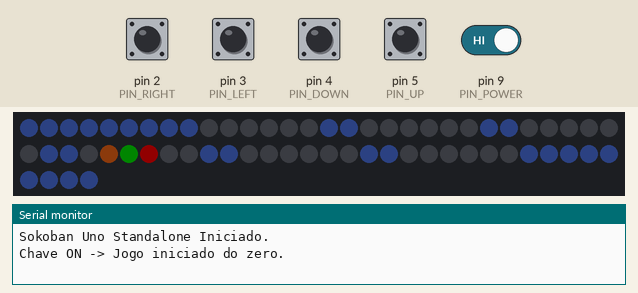
Simulated run of this sketch. Board: Arduino Uno, built with avr-gcc and run on an emulated ATmega328P. On the bench: 64 RGB LEDs in strip order, left to right, continuing on the next row, the last lines printed to the serial monitor. Inputs (shaded band) come from the test bench; at power-on: pin 2 (PIN_RIGHT), pin 3 (PIN_LEFT), pin 4 (PIN_DOWN), pin 5 (PIN_UP), pin 9 (PIN_POWER) HIGH. Dim RGB values are drawn brighter than linear.

Above: at 1.2 s.
1.3 s: pin 9 (PIN_POWER) driven LOW
At 1.8 s:
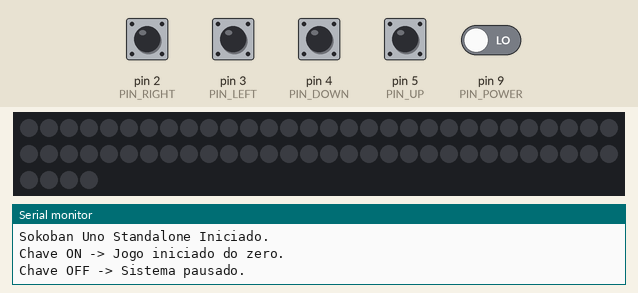
2.8 s: pin 9 (PIN_POWER) driven HIGH
At 3.14 s:
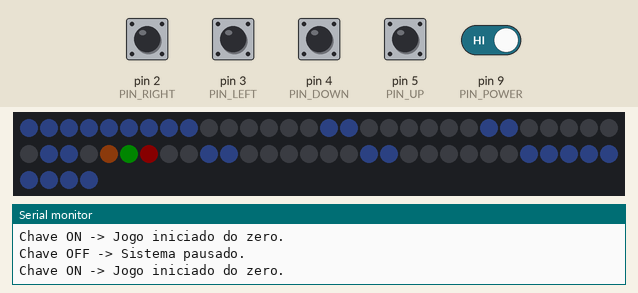
5.2 s: pin 5 (PIN_UP) pulled LOW for 0.15 s
5.9 s: pin 2 (PIN_RIGHT) pulled LOW for 0.15 s
6.6 s: pin 3 (PIN_LEFT) pulled LOW for 0.15 s
7.3 s: pin 4 (PIN_DOWN) pulled LOW for 0.15 s
Timing chart, 0 to 9.0 s (numbered marks = the images above; inputs shaded):
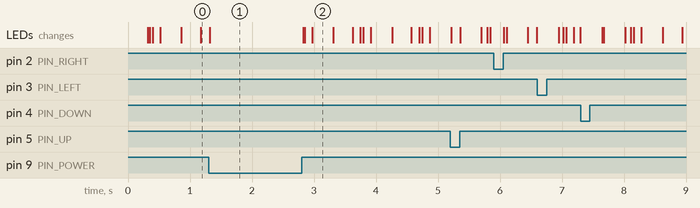

Measured:
- after the input at 1.3 s, the LEDs: change at once (image 1)
- after the input at 2.8 s, the LEDs: change at once (image 2)

The sketch:

uno-controller.ino
```cpp
#include <Adafruit_NeoPixel.h>
#include <avr/pgmspace.h>

// ==========================================
// PINAGEM DEFINIDA NO HARDWARE
// ==========================================
#define PIN_RIGHT   2
#define PIN_LEFT    3
#define PIN_DOWN    4
#define PIN_UP      5
#define PIN_MATRIX  6
#define PIN_POWER   9

#define NUM_LEDS    64
#define BRIGHTNESS  25   // 10% de 255 (~25)

Adafruit_NeoPixel strip(NUM_LEDS, PIN_MATRIX, NEO_GRB + NEO_KHZ800);

// ==========================================
// PALETA DE CORES SOKOBAN
// ==========================================
#define COLOR_WALL        strip.Color(25, 38, 60)      // Azul claro
#define COLOR_GOAL        strip.Color(0, 85, 0)      // Verde
#define COLOR_BOX         strip.Color(120, 53, 15)     // Marrom
#define COLOR_BOX_GOAL    strip.Color(0, 170, 170)   // Ciano
#define COLOR_FLOOR       strip.Color(0, 0, 0)       // Apagado

// Elementos em notação clássica
const char WALL        = '#';
const char PLAYER      = '@';
const char GOAL        = '.';
const char BOX         = '$';
const char EMPTY       = ' ';
const char PLAYER_GOAL = '+';
const char BOX_GOAL    = '*';

// ==========================================
// MAPAS 8x8 (GRAVADOS NA MEMÓRIA FLASH)
// ==========================================
const char levels[][8][9] PROGMEM = {
  // Nível 1: Introdução
  {
    "########",
    "#      #",
    "#  $   #",
    "#  .   #",
    "#  @   #",
    "#      #",
    "#      #",
    "########"
  },
  // Nível 2: Duplo Alvo
  {
    "########",
    "#      #",
    "#  .   #",
    "#  $   #",
    "#  $   #",
    "#  @   #",
    "#  .   #",
    "########"
  },
  // Nível 3: O Contorno
  {
    "########",
    "#  .   #",
    "#  ##$ #",
    "#  #   #",
    "#  $ . #",
    "#  #   #",
    "#  @   #",
    "########"
  },
  // Nível 4: Pequeno Labirinto
  {
    "########",
    "# .$ . #",
    "#  $   #",
    "#  ##  #",
    "#      #",
    "#   @  #",
    "#      #",
    "########"
  }
};

const uint8_t TOTAL_LEVELS = sizeof(levels) / sizeof(levels[0]);

// Estado do jogo na RAM
char grid[8][8];
int px = 0, py = 0;
int pMove = 0, pPush = 0;
uint8_t currentLevel = 0;
bool isPowered = false;
uint8_t pulseCounter = 0;

// ==========================================
// MAPEAMENTO DA MATRIZ 8x8
// ==========================================
// Mapeamento original do Sokoban (matriz rotacionada 90 graus no case)
uint16_t mapLED(uint8_t x, uint8_t y) {
  return (7 - x) * 8 + y;
  // Se após testar o movimento parecer invertido ou deitado,
  // basta trocar esta linha por: return y * 8 + x; ou serpentina.
}

// ==========================================
// CARREGAMENTO DE NÍVEL
// ==========================================
void loadLevel(uint8_t lvlIndex) {
  pMove = 0;
  pPush = 0;
  for (uint8_t y = 0; y < 8; y++) {
    for (uint8_t x = 0; x < 8; x++) {
      grid[y][x] = pgm_read_byte(&(levels[lvlIndex][y][x]));
      if (grid[y][x] == PLAYER || grid[y][x] == PLAYER_GOAL) {
        px = x;
        py = y;
      }
    }
  }
}

// ==========================================
// SETUP
// ==========================================
void setup() {
  Serial.begin(115200);

  pinMode(PIN_POWER, INPUT);
  pinMode(PIN_UP, INPUT_PULLUP);
  pinMode(PIN_DOWN, INPUT_PULLUP);
  pinMode(PIN_LEFT, INPUT_PULLUP);
  pinMode(PIN_RIGHT, INPUT_PULLUP);

  strip.begin();
  strip.setBrightness(BRIGHTNESS);
  strip.clear();
  strip.show();

  Serial.println(F("Sokoban Uno Standalone Iniciado."));
}

// ==========================================
// LOOP PRINCIPAL
// ==========================================
void loop() {
  // 1. Gerenciamento da Chave Liga/Desliga no pino 9
  bool powerState = digitalRead(PIN_POWER) == HIGH;

  if (!powerState) {
    if (isPowered) {
      strip.clear();
      strip.show();
      isPowered = false;
      Serial.println(F("Chave OFF -> Sistema pausado."));
    }
    delay(50);
    return; // Não executa lógica se a chave estiver desligada
  } else if (!isPowered) {
    // Chave ligada novamente: reinicia do zero (Nível 1)
    isPowered = true;
    currentLevel = 0;
    loadLevel(currentLevel);
    strip.setBrightness(BRIGHTNESS);
    Serial.println(F("Chave ON -> Jogo iniciado do zero."));
  }

  // 2. Leitura de Controles
  char dir = readKeys();
  if (dir != ' ') {
    movePlayer(dir);
  }

  // 3. Renderização visual
  renderScreen();

  // 4. Checagem de Vitória
  if (checkWin()) {
    winAnimation();
    currentLevel = (currentLevel + 1) % TOTAL_LEVELS;
    loadLevel(currentLevel);
  }

  delay(20);
}

// ==========================================
// MOVIMENTAÇÃO (Lógica Sokoban)
// ==========================================
void movePlayer(char dir) {
  int dx = 0, dy = 0;
  if (dir == 'U') dy = -1;
  else if (dir == 'D') dy = 1;
  else if (dir == 'R') dx = 1;
  else if (dir == 'L') dx = -1;

  int tx = px + dx;
  int ty = py + dy;

  // Limite do tabuleiro 8x8
  if (tx < 0 || tx > 7 || ty < 0 || ty > 7) return;
  if (grid[ty][tx] == WALL) return;

  // Empurrar Caixa
  if (grid[ty][tx] == BOX || grid[ty][tx] == BOX_GOAL) {
    int bx = tx + dx;
    int by = ty + dy;

    if (bx < 0 || bx > 7 || by < 0 || by > 7) return;
    if (grid[by][bx] == WALL || grid[by][bx] == BOX || grid[by][bx] == BOX_GOAL) return;

    if (grid[by][bx] == EMPTY) {
      grid[by][bx] = BOX;
      pPush++;
    } else if (grid[by][bx] == GOAL) {
      grid[by][bx] = BOX_GOAL;
      pPush++;
    }

    grid[ty][tx] = (grid[ty][tx] == BOX) ? EMPTY : GOAL;
  }

  // Mover Jogador
  if (grid[ty][tx] == EMPTY) {
    grid[ty][tx] = PLAYER;
    pMove++;
  } else if (grid[ty][tx] == GOAL) {
    grid[ty][tx] = PLAYER_GOAL;
    pMove++;
  }

  grid[py][px] = (grid[py][px] == PLAYER) ? EMPTY : GOAL;
  px = tx;
  py = ty;
}

// ==========================================
// LEITURA DOS BOTÕES (COM DEBOUNCE E HOLD)
// ==========================================
char readKeys() {
  if (digitalRead(PIN_UP) == LOW) {
    while (digitalRead(PIN_UP) == LOW) delay(10);
    return 'U';
  }
  if (digitalRead(PIN_DOWN) == LOW) {
    while (digitalRead(PIN_DOWN) == LOW) delay(10);
    return 'D';
  }
  if (digitalRead(PIN_LEFT) == LOW) {
    while (digitalRead(PIN_LEFT) == LOW) delay(10);
    return 'L';
  }
  if (digitalRead(PIN_RIGHT) == LOW) {
    while (digitalRead(PIN_RIGHT) == LOW) delay(10);
    return 'R';
  }
  return ' ';
}

// ==========================================
// CONDIÇÃO DE VITÓRIA
// ==========================================
bool checkWin() {
  uint8_t boxesOnTarget = 0;
  for (uint8_t y = 0; y < 8; y++) {
    for (uint8_t x = 0; x < 8; x++) {
      // Se ainda houver destino vago, o jogo continua
      if (grid[y][x] == GOAL || grid[y][x] == PLAYER_GOAL) {
        return false;
      }
      if (grid[y][x] == BOX_GOAL) {
        boxesOnTarget++;
      }
    }
  }
  return (boxesOnTarget > 0);
}

// ==========================================
// RENDERIZAÇÃO E PULSO DO JOGADOR
// ==========================================
void renderScreen() {
  pulseCounter++;
  if (pulseCounter > 38) pulseCounter = 0;

  // Variação senoidal de brilho para o jogador
  float pulse = (cos(((float)pulseCounter / 38.0) * 3.1415 * 2) + 1.0) / 2.0;
  uint8_t rPulse = (uint8_t)(80 + (175 * pulse));

  uint32_t colorPlayer = strip.Color(rPulse, 0, 0);
  uint32_t colorPlayerGoal = strip.Color(rPulse, rPulse, 0); // Amarelo pulsante

  for (uint8_t y = 0; y < 8; y++) {
    for (uint8_t x = 0; x < 8; x++) {
      char cell = grid[y][x];
      uint32_t color = COLOR_FLOOR;

      switch (cell) {
        case WALL:        color = COLOR_WALL;        break;
        case GOAL:        color = COLOR_GOAL;        break;
        case BOX:         color = COLOR_BOX;         break;
        case BOX_GOAL:    color = COLOR_BOX_GOAL;    break;
        case PLAYER:      color = colorPlayer;       break;
        case PLAYER_GOAL: color = colorPlayerGoal;   break;
        default:          color = COLOR_FLOOR;       break;
      }

      strip.setPixelColor(mapLED(x, y), color);
    }
  }
  strip.show();
}

// ==========================================
// ANIMAÇÃO DE VITÓRIA (ARCO-ÍRIS)
// ==========================================
void winAnimation() {
  strip.setBrightness(8);
  for (uint16_t j = 0; j < 256 * 3; j += 4) {
    for (uint16_t i = 0; i < NUM_LEDS; i++) {
      strip.setPixelColor(i, strip.gamma32(strip.ColorHSV((i * 1024) + (j * 256))));
    }
    strip.show();
    delay(10);
  }
  strip.setBrightness(BRIGHTNESS);
}
```
